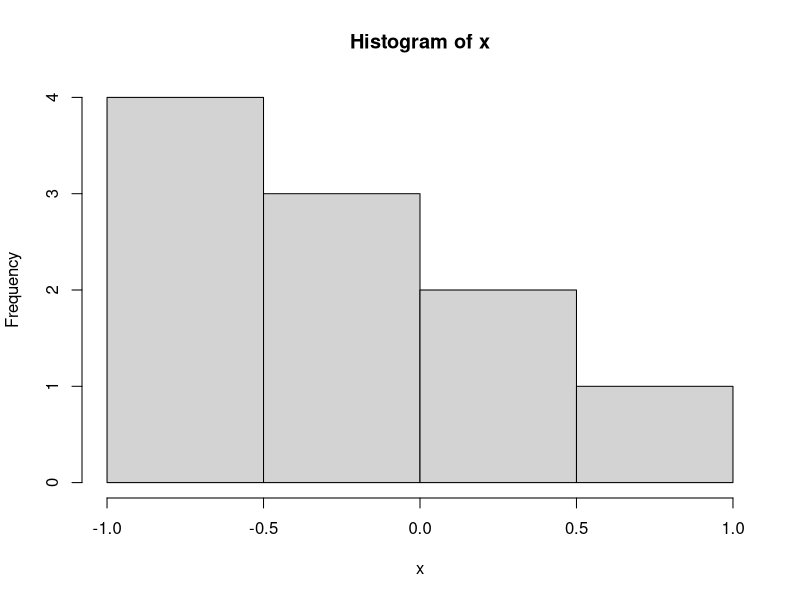

Here is the R script that generated this plot:
## ---- chunk 1
avgmpg = '`r avgmpg`'
## ---- chunk 2
x <- rnorm(10)
x
## ---- chunk 3
matrix(1:4, nrow = 5, ncol = 1) # No warning printed
## ---- chunk 4
matrix(1:4, nrow = 5, ncol = 1) # Warning printed by default
## ---- chunk 5
hist(x)
## ---- chunk 6
knitr::kable(mtcars[1:5, ], caption = "Some Cars")
